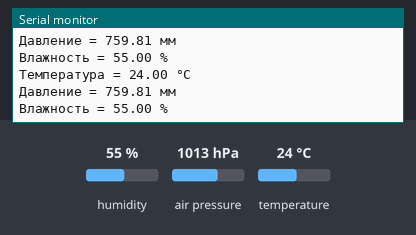
Simulated run of this sketch. Board: ESP32. Parts: the last lines printed to the serial monitor. Inputs (shaded band) come from the test bench; at power-on: humidity 55 %, air pressure 1013 hPa, temperature 24 °C.

Above: at 4.8 s.
4.9 s: humidity set to 22 %
At 7.0 s:
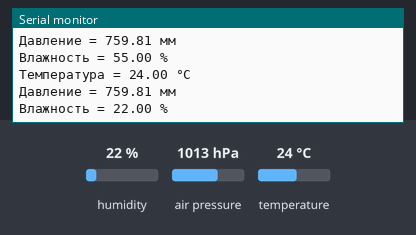
7.9 s: air pressure set to 952 hPa
At 8.5 s:
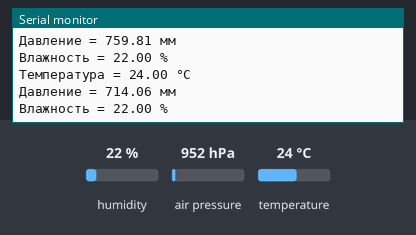
10.9 s: temperature set to 12 °C
At 12.8 s:
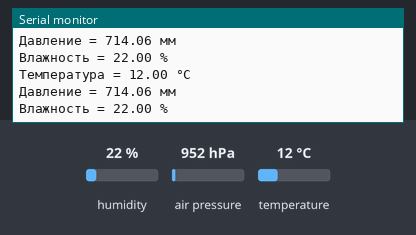

The sketch:

ESP32_BME280_I2C_SPI.ino
```cpp
#include <Wire.h>
//#include <SPI.h>
#include <Adafruit_Sensor.h>
#include <Adafruit_BME280.h>

Adafruit_BME280 bme;  // I2C
//Adafruit_BME280 bme(5);  // SPI

unsigned long tmr;

void setup() {
  Serial.begin(115200);
  bme.begin(0x76); // По умолчанию 0x77
}

void loop() {
  BME280();
}

void BME280() {
  if (millis() - tmr >= 2000) {
    tmr = millis();

    Serial.print("Температура = ");
    Serial.print(bme.readTemperature());
    Serial.println(" °C");

    Serial.print("Давление = ");
    Serial.print(bme.readPressure() / 100.0F * 0.750064);
    Serial.println(" мм");

    Serial.print("Влажность = ");
    Serial.print(bme.readHumidity());
    Serial.println(" %");

    Serial.println();
  }
}
```

Measured:
- after the input at 4.9 s, the serial monitor: prints a new line after 1.1 s (image 1)
- after the input at 7.9 s, the serial monitor: prints a new line after 0.10 s (image 2)
- after the input at 10.9 s, the serial monitor: prints a new line after 1.1 s (image 3)
